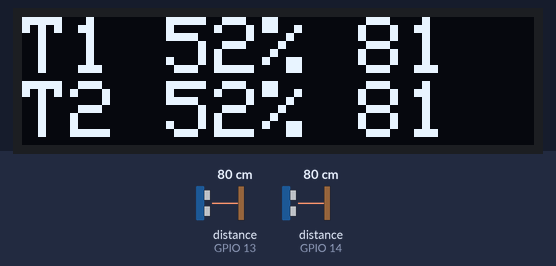
Bench run of a sketch on a simulated ESP8266 (NodeMCU). Parts: 128×32 one-colour display. The test bench sets the inputs (shaded band); at power-on: distance to the obstacle (sensors on GPIO 13, GPIO 14) 80 cm. The echo pulse lasts 58.3 µs per cm; WiFi joins after 1.5 s; servers stay silent unless stated; what the sketch prints to the serial monitor is not drawn.

Above: at 5.2 s.
5.3 s: distance to the obstacle (sensor on GPIO 13) set to 2 cm
At 6.9 s:
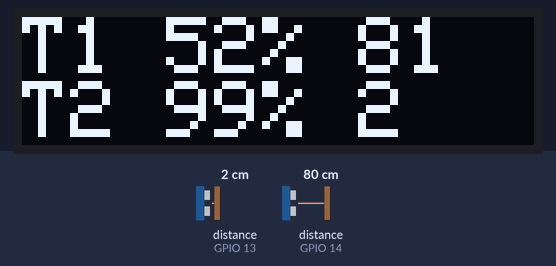
7.6 s: distance to the obstacle (sensor on GPIO 14) set to 2 cm
At 8.5 s:
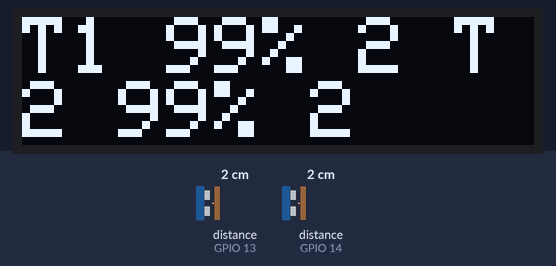
9.6 s: distance to the obstacle (sensor on GPIO 13) set to 4 cm
At 11.1 s:
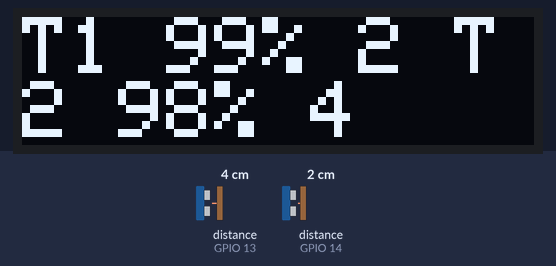
11.6 s: distance to the obstacle (sensor on GPIO 14) set to 4 cm
At 12.5 s:
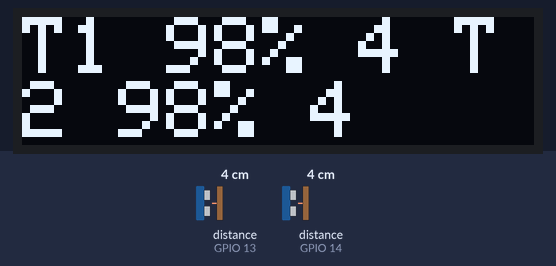
13.7 s: distance to the obstacle (sensor on GPIO 13) set to 9 cm
At 15.1 s:
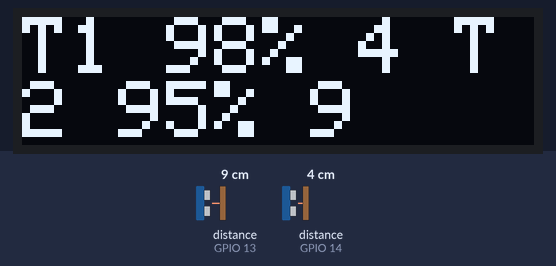
15.7 s: distance to the obstacle (sensor on GPIO 14) set to 9 cm
At 17.7 s:
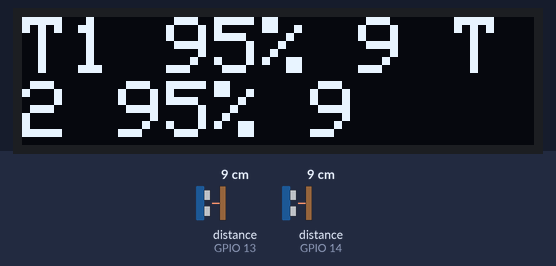
Timing chart, 0 to 18.7 s (numbered marks = the images above; inputs shaded):
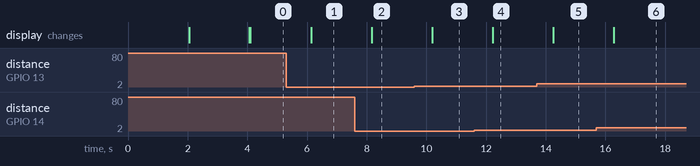

Measured:
- after the input at 5.3 s, the display: changes after 0.83 s (image 1)
- after the input at 7.6 s, the display: changes after 0.57 s (image 2)
- after the input at 9.6 s, the display: changes after 0.60 s (image 3)
- after the input at 11.6 s, the display: changes after 0.63 s (image 4)
- after the input at 13.7 s, the display: changes after 0.55 s (image 5)
- after the input at 15.7 s, the display: changes after 0.58 s (image 6)

The sketch:

waterLevelOta.ino
```cpp
//wifi libs
#include <ESP8266WiFi.h>
#include <WiFiClient.h>
#include <ESP8266mDNS.h>
#include <ESP8266WebServer.h>
//ota
#include <WiFiUdp.h>
#include <ArduinoOTA.h>
//display libs
#include <Wire.h>
#include <Adafruit_GFX.h>
#include <Adafruit_SSD1306.h>
//sonar lib
#include <NewPing.h>
//display consts
#define SCREEN_WIDTH 128
#define SCREEN_HEIGHT 32
// Declaration for an SSD1306 display connected to I2C (SDA, SCL pins)
// Reset pin # (or -1 if sharing Arduino reset pin)
#define OLED_RESET -1
Adafruit_SSD1306 display(SCREEN_WIDTH, SCREEN_HEIGHT, &Wire, OLED_RESET);
//wifi station info
const char* ssid     = "-";
const char* password = "-";
//static ip info
IPAddress local_IP(192, 168, 1, 100);
IPAddress gateway(192, 168, 1, 1);
IPAddress subnet(255, 255, 0, 0);
IPAddress primaryDNS(8, 8, 8, 8);
IPAddress secondaryDNS(8, 8, 4, 4);
//webserver
ESP8266WebServer server(80);
//ultra sonic sensors pins and data
const int trigPinT1 = 12;
const int echoPinT1 = 14;
const int trigPinT2 = 15;
const int echoPinT2 = 13;
#define MAX_DISTANCE 400
NewPing firstTanker(trigPinT1, echoPinT1, MAX_DISTANCE);
NewPing secondTanker(trigPinT2, echoPinT2, MAX_DISTANCE);
float distanceCmT1;
int levelT1 = 0;
float distanceCmT2;
int levelT2 = 0;

char lcdText[30];

void setup() {
  Serial.begin(9600);
  delay(10);

  startWifi();

  setupOta();

  startWebServer();

  setupDisplay();
}

void loop(void) {
  ArduinoOTA.handle();
  getUltraSonicSensorData();
  server.handleClient();
  delay(1000);
}

void setupOta() {
  ArduinoOTA.onStart([]() {
    String type;
    if (ArduinoOTA.getCommand() == U_FLASH) {
      type = "sketch";
    } else { // U_FS
      type = "filesystem";
    }

    // NOTE: if updating FS this would be the place to unmount FS using FS.end()
    Serial.println("Start updating " + type);
  });
  ArduinoOTA.onEnd([]() {
    Serial.println("\nEnd");
  });
  ArduinoOTA.onProgress([](unsigned int progress, unsigned int total) {
    Serial.printf("Progress: %u%%\r", (progress / (total / 100)));
  });
  ArduinoOTA.onError([](ota_error_t error) {
    Serial.printf("Error[%u]: ", error);
    if (error == OTA_AUTH_ERROR) {
      Serial.println("Auth Failed");
    } else if (error == OTA_BEGIN_ERROR) {
      Serial.println("Begin Failed");
    } else if (error == OTA_CONNECT_ERROR) {
      Serial.println("Connect Failed");
    } else if (error == OTA_RECEIVE_ERROR) {
      Serial.println("Receive Failed");
    } else if (error == OTA_END_ERROR) {
      Serial.println("End Failed");
    }
  });
  ArduinoOTA.begin();
}

void setupDisplay() {
  //Address 0x3D for 128x64
  if (!display.begin(SSD1306_SWITCHCAPVCC, 0x3C)) {
    Serial.println(F("SSD1306 allocation failed"));
    for (;;);
  } else Serial.println("display init ok");
  delay(2000);

  writeToDisplay("Hello there!");
}

void startWifi() {
  if (!WiFi.config(local_IP, gateway, subnet, primaryDNS, secondaryDNS)) {
    Serial.println("STA Failed to configure");
  }

  WiFi.begin(ssid, password);

  int i = 0;
  while (WiFi.status() != WL_CONNECTED) {
    delay(1000);
    Serial.print(++i); Serial.print(' ');
  }

  Serial.println('\n');
  Serial.print("IP address:\t");
  Serial.println(WiFi.localIP());
}

void startWebServer() {
  if (MDNS.begin("esp8266")) {
    Serial.println("mDNS responder started");
  } else {
    Serial.println("Error setting up MDNS responder!");
  }

  server.on("/", sendUltraSonicSensorData);
  server.onNotFound(handleNotFound);

  server.begin();
  Serial.println("HTTP server started");
}

void getUltraSonicSensorData() {
  distanceCmT1 = firstTanker.ping_cm();
  distanceCmT2 = secondTanker.ping_cm();

  levelT1 = map(distanceCmT1, 0, 170, 100, 0);
  levelT2 = map(distanceCmT2, 0, 170, 100, 0);


  sprintf(lcdText, "T1 %d%% %d T2 %d%% %d", levelT1, (int) distanceCmT1, levelT2, (int) distanceCmT2);
  writeToDisplay(lcdText);
}

void sendUltraSonicSensorData() {
  server.send(200, "text/plain", lcdText);
}

void writeToDisplay(char* text) {
  display.clearDisplay();
  display.setTextSize(2);
  display.setTextColor(WHITE);
  display.setCursor(0, 0);
  // Display static text
  display.println(text);
  display.display();
}

void handleNotFound() {
  server.send(404, "text/plain", "404: Not found");
}
```
